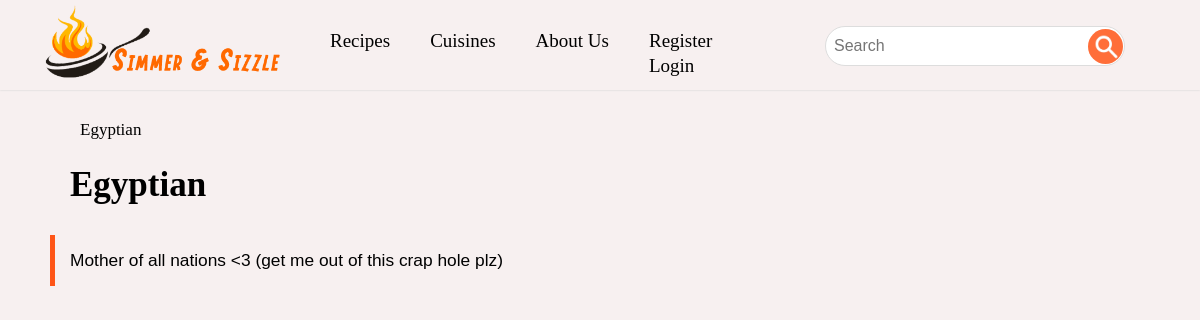
The page /cuisines/1 on the database its author committed.
### RecipeFinder/models.py (models this page shows, shortened)
class Cuisine(models.Model):
    name = models.CharField(max_length=100, validators=[alpha])
    info = models.TextField(max_length=1000)

### RecipeFinder/views.py (the view)
# urls.py: path("cuisines/<int:id>", views.cuisine_view, name="cuisine"),
def cuisine_view(request, id):
    cuisine = models.Cuisine.objects.get(id=id)
    API = []
    for course in models.Recipe.courses():
        API.append({
            "header": course,
            "request": {
                "cuisine": id,
                "course": course
            },
            "id": f"{cuisine.name}-{course}-container",
            "url": reverse("course", args=(id, course)),
        })
    linkHistory = [
        {
            "name": cuisine.name,
            "ref": reverse("cuisine", args=(cuisine.id,))
        }
    ]
    return render(request, "RecipeFinder/index.html", {
        "linkHistory": linkHistory,
        "header": cuisine.name,
        "info": cuisine.info,
        "cuisines": models.Cuisine.objects.all(),
        "API": API,
    })

### RecipeFinder/models.py (called while the page is built)
    @classmethod
    def courses(cls):
        coursesList = []
        for course in cls.courses_pairs:
            coursesList.append(course[0])
        return coursesList

### RecipeFinder/templates/RecipeFinder/index.html (shortened to what this page needs)
{% extends "RecipeFinder/layout.html" %}
{% load static %}
{% block main_view %}
<div class="category-header">{{ header }}</div>
{% if info %}
<div class="cool-text-container">
    {{ info }}
</div>
{% endif %}
{% endblock %}

### RecipeFinder/templates/RecipeFinder/layout.html (shortened to what this page needs)
{% extends 'RecipeFinder/nav.html' %}
{% load static %}
{% block body %}
<div class="main-view">
    {% if linkHistory %}
        <ul id="link-history">
            {% for link in linkHistory %}
            <li><a href="{{ link.ref }}" class="navbar-link-item norm-link">{{ link.name }}</a></li>
            {% endfor %}
        </ul>
    {% endif %}
    {% block main_view %}
    {% endblock %}
</div>
{% endblock %}

### RecipeFinder/static/RecipeFinder/styles.css (style rules this page uses)
body { padding: 0px; margin: 0px; font-family: sans-serif; background-color: #f7f0f0; }
body, .cool-form, .cool-button, .bland-button, .danger-button { font-size: 12pt; }
.main-view { padding: 100px 50px; }
a.norm-link { text-decoration: none; color: black; }
.fancy-header, .category-header { font-size: 27px; font-family: cursive; font-weight: 550; }
.cool-text-container { border-left: 5px solid rgba(255, 69, 0, 0.9); font-size: 13pt; margin: 30px 0px; padding: 15px; max-width: 100%; }
.navbar-link-item { display: inline-block; margin: 0px 20px; height: 25px; transition: all 0.15s; white-space: nowrap; }
.category-header { margin: 0px 20px; font-size: 35px; }
#link-history { font-size: 17px; font-family: cursive; padding: 10px; margin: 10px 0px; }
#link-history > li { all: unset; }

### rows shown on the page
Cuisine: name "Egyptian", name "Egyptian", info "Mother of all nations <3 (get me out of this crap hole plz)"
